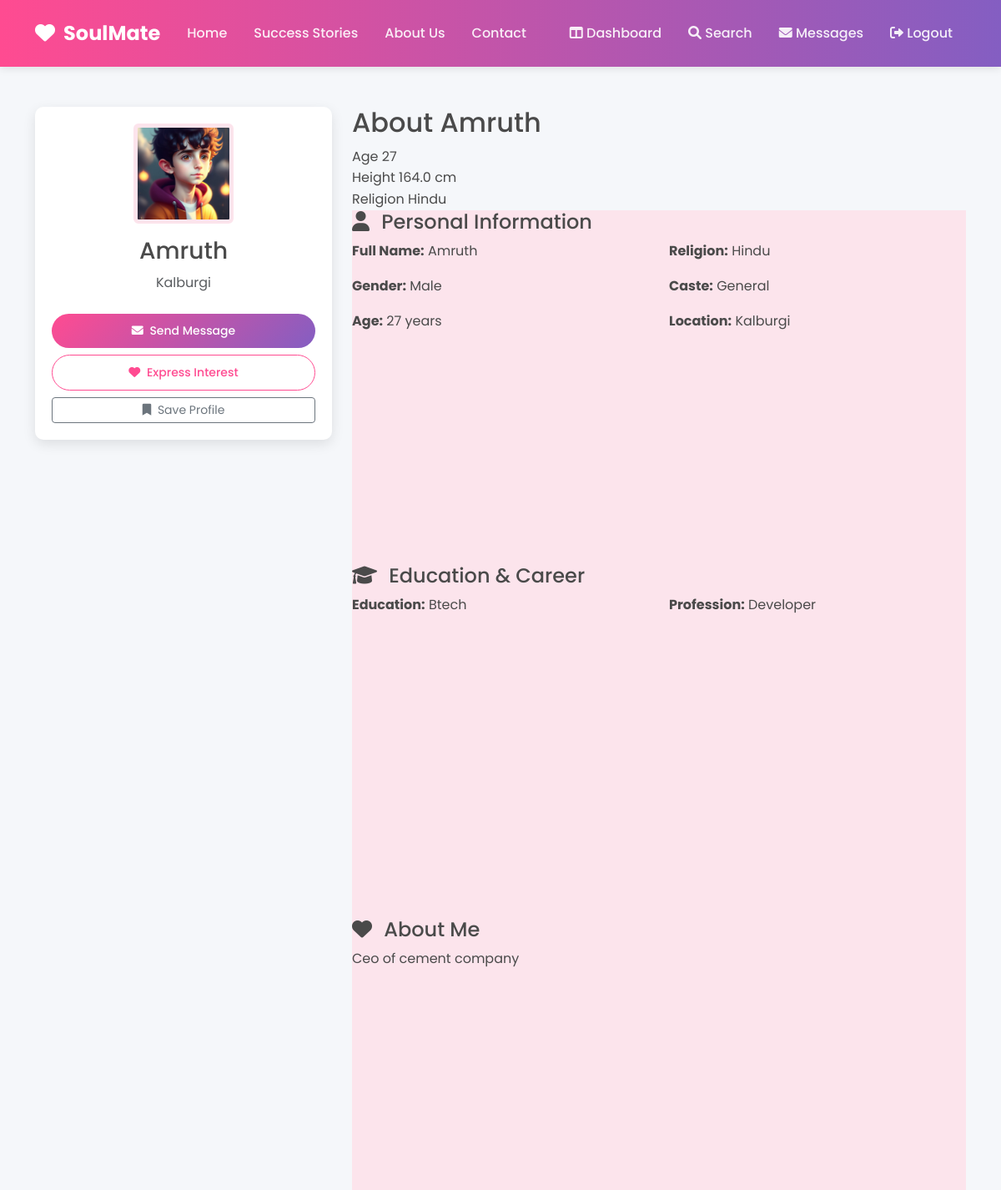
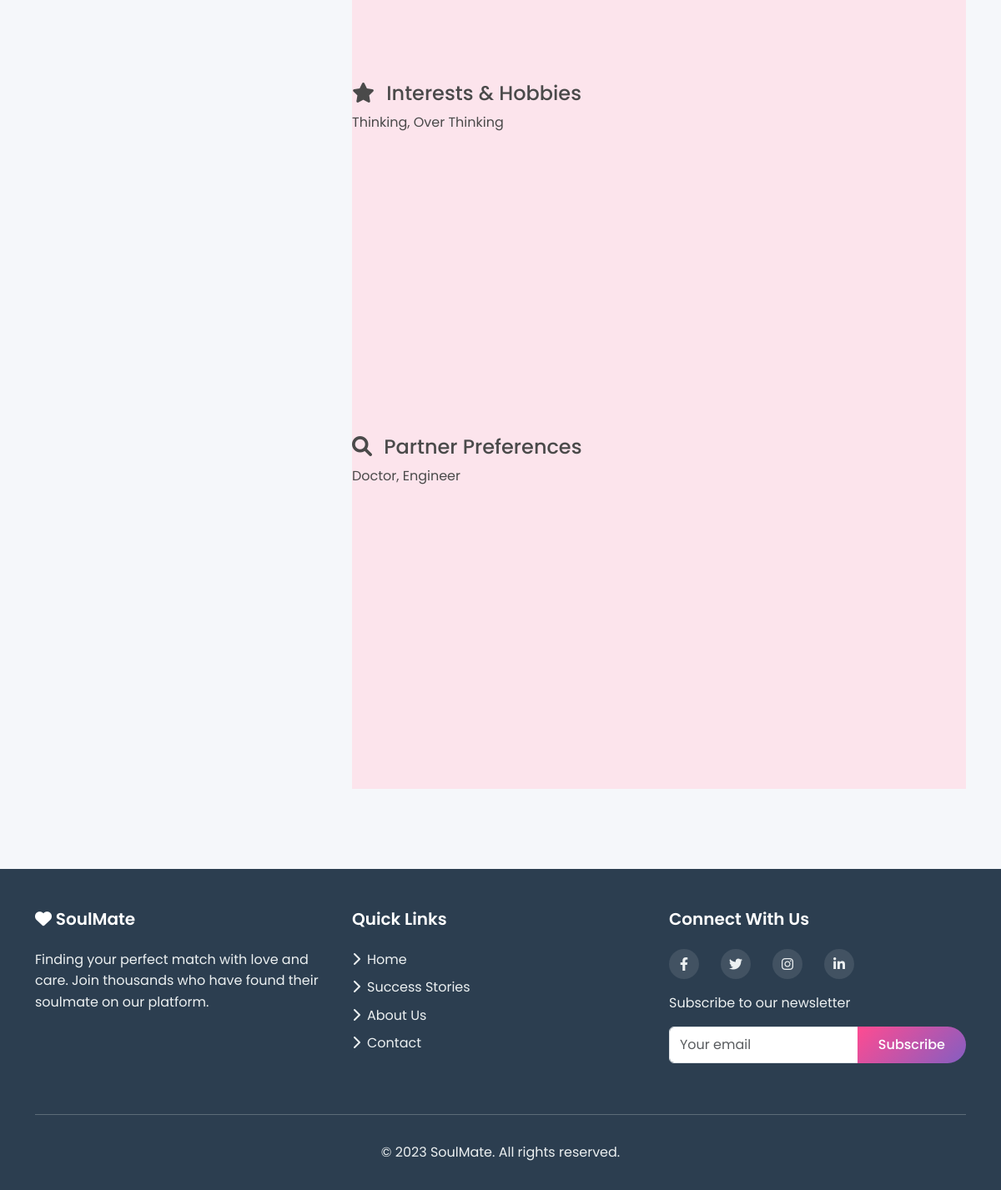
The app's page /profile/5 (signed in) with its own data (2 pictures, top to bottom).
### app.py (models this page shows)
class Profile(db.Model):
    id = db.Column(db.Integer, primary_key=True)
    user_id = db.Column(db.Integer, db.ForeignKey('user.id'), nullable=False)
    full_name = db.Column(db.String(100), nullable=False)
    gender = db.Column(db.String(10), nullable=False)
    dob = db.Column(db.Date, nullable=False)
    height = db.Column(db.Float)
    religion = db.Column(db.String(50))
    caste = db.Column(db.String(50))
    education = db.Column(db.String(100))
    profession = db.Column(db.String(100))
    location = db.Column(db.String(100))
    about = db.Column(db.Text)
    profile_pic = db.Column(db.String(200))
    interests = db.Column(db.Text)
    partner_preferences = db.Column(db.Text)

### app.py (the view)
@app.route('/profile/<int:user_id>')
def view_profile(user_id):
    now = datetime.now().date()
    if 'user_id' not in session:
        return redirect(url_for('login'))
    profile = Profile.query.filter_by(user_id=user_id).first_or_404()
    return render_template('view_profile.html', profile=profile,now=now)

### templates/view_profile.html (shortened to what this page needs)
{% extends 'base.html' %}
{% block content %}
<section class="profile-view-section py-5">
    <div class="container">
        <div class="row">
            <div class="col-md-4">
                <div class="profile-sidebar">
                    <div class="profile-image">
                        {% if profile.profile_pic %}
                            <img src="{{ url_for('static', filename='uploads/' + profile.profile_pic) }}" alt="{{ profile.full_name }}" class="img-fluid rounded">
                        {% else %}
                            <img src="{{ url_for('static', filename='images/default-avatar.png') }}" alt="Default Profile" class="img-fluid rounded">
                        {% endif %}
                    </div>
                    <h3 class="text-center mt-3">{{ profile.full_name }}</h3>
                    <p class="text-center text-muted">{{ profile.location }}</p>
                    <div class="profile-actions mt-4">
                        <a href="{{ url_for('send_message', recipient_id=profile.user_id) }}" class="btn btn-primary btn-sm d-block mb-2">
                            <i class="fas fa-envelope me-1"></i> Send Message
                        </a>
                        <a href="#" class="btn btn-outline-primary btn-sm d-block mb-2">
                            <i class="fas fa-heart me-1"></i> Express Interest
                        </a>
                        <a href="#" class="btn btn-outline-secondary btn-sm d-block">
                            <i class="fas fa-bookmark me-1"></i> Save Profile
                        </a>
                    </div>
                </div>
            </div>
            <div class="col-md-8">
                <div class="profile-content">
                    <div class="profile-header">
                        <h2>About {{ profile.full_name.split()[0] }}</h2>
                        <div class="profile-stats">
                            <div class="stat">
                                <span class="label">Age</span>
                                <span class="value">{{ ((now - profile.dob).days / 365)|int }}</span>
                            </div>
                            <div class="stat">
                                <span class="label">Height</span>
                                <span class="value">{{ profile.height }} cm</span>
                            </div>
                            <div class="stat">
                                <span class="label">Religion</span>
                                <span class="value">{{ profile.religion }}</span>
                            </div>
                        </div>
                    </div>
                    <div class="profile-section">
                        <h4><i class="fas fa-user me-2"></i> Personal Information</h4>
                        <div class="row">
                            <div class="col-md-6">
                                <p><strong>Full Name:</strong> {{ profile.full_name }}</p>
                                <p><strong>Gender:</strong> {{ profile.gender }}</p>
                                <p><strong>Age:</strong> {{ ((now - profile.dob).days / 365)|int }} years</p>
                            </div>
                            <div class="col-md-6">
                                <p><strong>Religion:</strong> {{ profile.religion }}</p>
                                <p><strong>Caste:</strong> {{ profile.caste or 'Not specified' }}</p>
                                <p><strong>Location:</strong> {{ profile.location }}</p>
                            </div>
                        </div>
                    </div>
                    <div class="profile-section">
                        <h4><i class="fas fa-graduation-cap me-2"></i> Education & Career</h4>
                        <div class="row">
                            <div class="col-md-6">
                                <p><strong>Education:</strong> {{ profile.education }}</p>
                            </div>
                            <div class="col-md-6">
                                <p><strong>Profession:</strong> {{ profile.profession }}</p>
                            </div>
                        </div>
                    </div>
                    <div class="profile-section">
                        <h4><i class="fas fa-heart me-2"></i> About Me</h4>
                        <p>{{ profile.about }}</p>
                    </div>
                    <div class="profile-section">
                        <h4><i class="fas fa-star me-2"></i> Interests & Hobbies</h4>
                        <p>{{ profile.interests }}</p>
                    </div>
                    <div class="profile-section">
                        <h4><i class="fas fa-search me-2"></i> Partner Preferences</h4>
                        <p>{{ profile.partner_preferences }}</p>
                    </div>
                </div>
            </div>
        </div>
    </div>
</section>
{% endblock %}

### static/css/style.css (style rules this page uses)
:root { --primary-color: #e83e8c; --secondary-color: #6f42c1; --accent-color: #fd7e14; --light-pink: #fce4ec; --dark-pink: #d81b60; --light-purple: #f3e5f5; --text-color: #333; --light-text: #f8f9fa; --border-radius: 10px; --box-shadow: 0 5px 15px rgba(0, 0, 0, 0.1); }
body { font-family: 'Poppins', sans-serif; color: var(--text-color); background-color: #f9f9f9; line-height: 1.6; }
.profile-sidebar { background-color: white; border-radius: var(--border-radius); padding: 20px; box-shadow: var(--box-shadow); text-align: center; }
.profile-image img { width: 120px; height: 120px; object-fit: cover; border: 5px solid var(--light-pink); }
.profile-section { background-color: var(--light-pink); min-height: calc(100vh - 76px - 300px); }
.btn-primary { background: linear-gradient(135deg, var(--primary-color), var(--secondary-color)); border: none; border-radius: 30px; padding: 10px 25px; font-weight: 500; transition: all 0.3s ease; }
.btn-outline-primary { color: var(--primary-color); border-color: var(--primary-color); border-radius: 30px; padding: 10px 25px; font-weight: 500; transition: all 0.3s ease; }

### templates/base.html (style rules this page uses)
:root { --primary-color: #FF4B91; --secondary-color: #845EC2; --light-color: #f8f9fa; --dark-color: #212529; --success-color: #28a745; --danger-color: #dc3545; --warning-color: #ffc107; --info-color: #17a2b8; }
body { font-family: 'Poppins', sans-serif; background-color: #f5f7fa; color: #4a4a4a; }
.btn-primary { background-color: var(--primary-color); border-color: var(--primary-color); }
.btn-outline-primary { color: var(--primary-color); border-color: var(--primary-color); }

### records on screen
Profile: profile_pic (picture), full_name "Amruth", location "Kalburgi", ((now-profile.dob).days/365)|int "27", height "164.0", religion "Hindu", gender "Male", caste "General", education "Btech", profession "Developer", about "Ceo of cement company", interests "Thinking, Over Thinking", partner_preferences "Doctor, Engineer"
